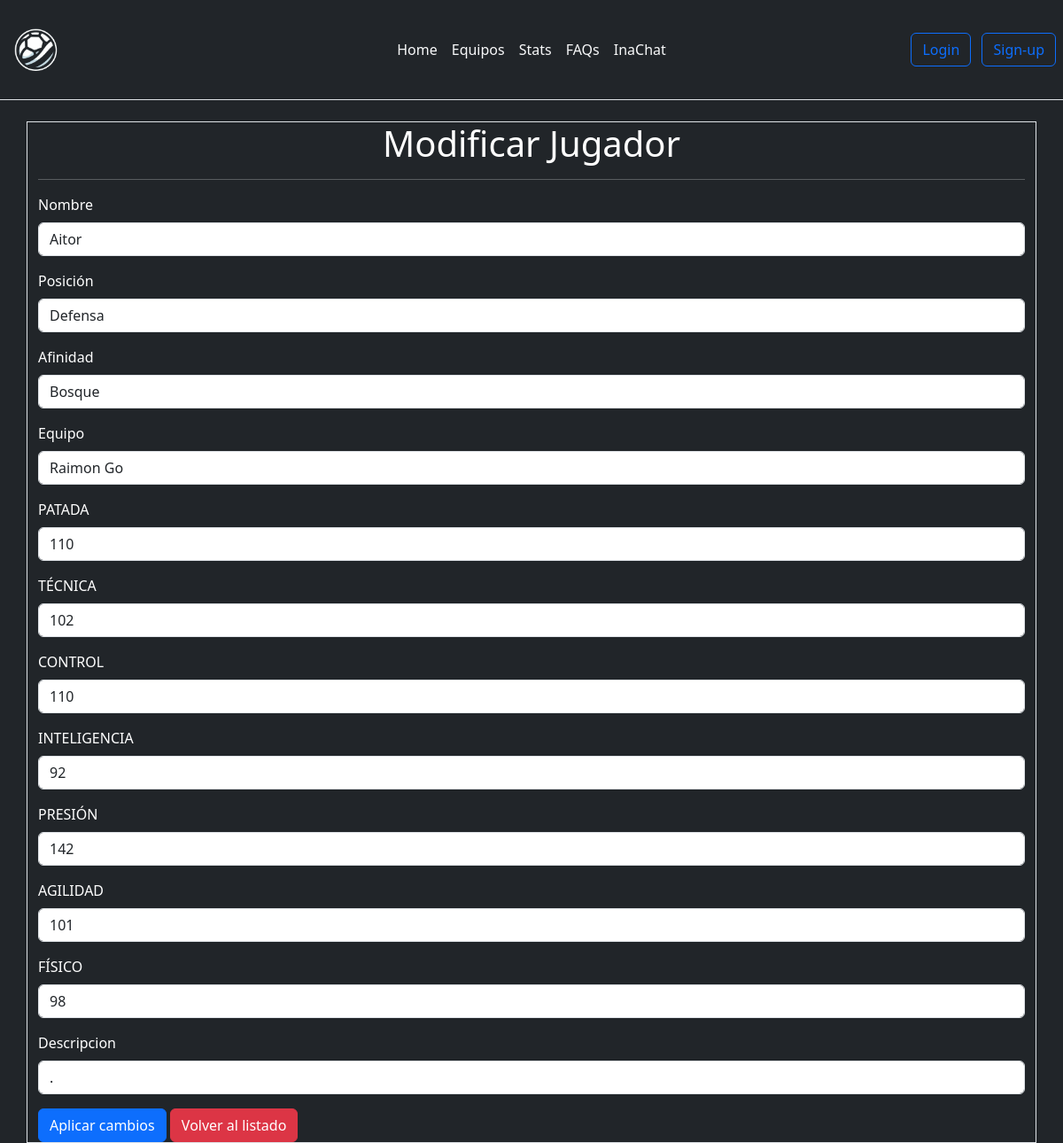
The app's page /include/stats_update.php?id=17 with its own data.
### tables this page shows
create table jugadores(
	id int primary key auto_increment not null,
    Nombre varchar(35) not null,
    Posición enum("Delantero","Centrocampista","Defensa","Portero") not null,
    Afinidad enum("Aire","Fuego","Bosque","Montaña") not null,
    Equipo varchar(25) not null,
    PATADA	int unsigned not null,
    TÉCNICA	int unsigned not null,
    CONTROL	int unsigned not null, 
    INTELIGENCIA int unsigned not null, 
    PRESIÓN	int unsigned not null, 
    AGILIDAD int unsigned not null, 	
    FÍSICO int unsigned not null,
    TOTAL bigint unsigned,
    Descripcion text
);

### include/stats_update.php (the view, shortened to what this page needs)
<?php include("../include/extra.inc.php") ?>
<?php
if (!isset($_GET["id"])) {
    header("location:../paginas/adminedit.php");
} else {
    $consulta = "SELECT * FROM jugadores WHERE id=" . $_GET["id"];
    $mysql = connectDB();
    $tabla = $mysql->query($consulta);
}
?>
<!DOCTYPE html>
<html lang="en">
<head>
</head>
<body class="bg-dark">
    <main>
        <div class="text-white container border">
            <h1 class="text-center">Modificar Jugador</h1>
            <hr>
            <?php
            while ($registro = $tabla->fetch_assoc()) {
            ?>
                <form method="POST" action="stats_sql.php?opcion=update&id=<?php echo $registro["id"] ?>">
                    <div class="mb-3">
                        <label for="marca" class="form-label">Nombre</label>
                        <input type="text" class="form-control" id="Nombre" name="Nombre" value="<?php echo $registro["Nombre"] ?>">
                    </div>
                    <div class="mb-3">
                        <label for="modelo" class="form-label">Posición</label>
                        <input type="text" class="form-control" id="Posición" name="Posición" value="<?php echo $registro["Posición"] ?>">
                    </div>
                    <div class="mb-3">
                        <label for="precio" class="form-label">Afinidad</label>
                        <input type="text" class="form-control" id="Afinidad" name="Afinidad" value="<?php echo $registro["Afinidad"] ?>">
                    </div>
                    <div class="mb-3">
                        <label for="potencia" class="form-label">Equipo</label>
                        <input type="text" class="form-control" id="Equipo" name="Equipo" value="<?php echo $registro["Equipo"] ?>">
                    </div>
                    <div class="mb-3">
                        <label for="maletero" class="form-label">PATADA</label>
                        <input type="text" class="form-control" id="PATADA" name="PATADA" value="<?php echo $registro["PATADA"] ?>">
                    </div>
                    <div class="mb-3">
                        <label for="imagen" class="form-label">TÉCNICA</label>
                        <input type="text" class="form-control" id="TÉCNICA" name="TÉCNICA" value="<?php echo $registro["TÉCNICA"] ?>">
                    </div>
                    <div class="mb-3">
                        <label for="imagen" class="form-label">CONTROL</label>
                        <input type="text" class="form-control" id="CONTROL" name="CONTROL" value="<?php echo $registro["CONTROL"] ?>">
                    </div>
                    <div class="mb-3">
                        <label for="imagen" class="form-label">INTELIGENCIA</label>
                        <input type="text" class="form-control" id="INTELIGENCIA" name="INTELIGENCIA" value="<?php echo $registro["INTELIGENCIA"] ?>">
                    </div>
                    <div class="mb-3">
                        <label for="imagen" class="form-label">PRESIÓN</label>
                        <input type="text" class="form-control" id="PRESIÓN" name="PRESIÓN" value="<?php echo $registro["PRESIÓN"] ?>">
                    </div>
                    <div class="mb-3">
                        <label for="imagen" class="form-label">AGILIDAD</label>
                        <input type="text" class="form-control" id="AGILIDAD" name="AGILIDAD" value="<?php echo $registro["AGILIDAD"] ?>">
                    </div>
                    <div class="mb-3">
                        <label for="imagen" class="form-label">FÍSICO</label>
                        <input type="text" class="form-control" id="FÍSICO" name="FÍSICO" value="<?php echo $registro["FÍSICO"] ?>">
                    </div>
                    <div class="mb-3">
                        <label for="imagen" class="form-label">Descripcion</label>
                        <input type="text" class="form-control" id="Descripcion" name="Descripcion" value="<?php echo $registro["Descripcion"] ?>">
                    </div>
                    <button type="submit" class="btn btn-primary">Aplicar cambios</button>
                    <a href="../paginas/adminedit.php" class="btn btn-danger">Volver al listado</a>
                <?php
            }
                ?>
                </form>
        </div>
    </main>
</body>
</html>

### records on screen
jugadores: Nombre "Aitor", Posición "Defensa", Afinidad "Bosque", Equipo "Raimon Go", PATADA "110", TÉCNICA "102", CONTROL "110", INTELIGENCIA "92", PRESIÓN "142", AGILIDAD "101", FÍSICO "98", Descripcion "."
